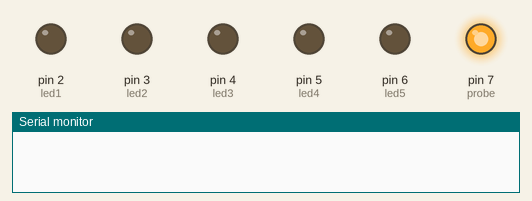
Bench run of a sketch on a simulated Arduino Uno, built with avr-gcc and run on an emulated ATmega328P. Shown: output pins drawn as LEDs (lit = HIGH), the last lines printed to the serial monitor.

Above: at 0.1 s.
At 1.1 s:
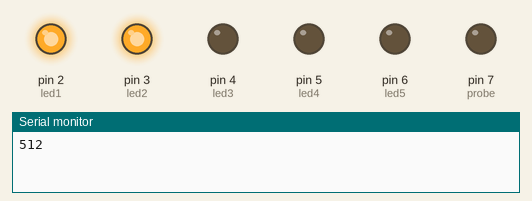
Timing chart, 0 to 2.6 s (numbered marks = the images above):
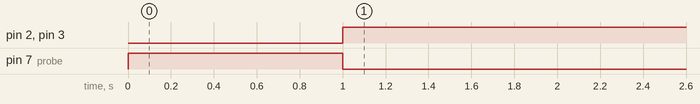

Measured:
- by itself, pin 2 (led1), pin 3 (led2): LOW → HIGH at 1.0 s
- by itself, pin 7 (probe): LOW → HIGH at 0.00 s, → LOW 1.0 s later

The sketch:

lifeForce-0000-ledTest.ino
```cpp
/*
  Innovativetom.com
  Flower Pot Soil Mosture Sensor

  A0 - Soil Mosture Sensor
  D2:D6 - LEDS 1,2,3,4,5
  LED1 - Green
  LED2 - Green
  LED3 - Green
  LED4 - YELLOW
  LED5 - RED

  Connect the Soil Mosture Sensor to anolog input pin 0, and your 5 led to digital out 2-6

*/
int led1 = 2;
int led2 = 3;
int led3 = 4;
int led4 = 5;
int led5 = 6;

int probe = 7;

int mostureSensor = 0;

void setup() {

  // Serial Begin so we can see the data from the mosture sensor in our serial input window.
  Serial.begin(9600);

  // setting the led pins to outputs
  pinMode(led1, OUTPUT);
  pinMode(led2, OUTPUT);
  pinMode(led3, OUTPUT);
  pinMode(led4, OUTPUT);
  pinMode(led5, OUTPUT);

  pinMode(probe, OUTPUT);

}

// the loop routine runs over and over again forever:
void loop() {

  // Power-up the probe and pause for the driver
  digitalWrite(probe, HIGH);
  delay(1000);

  // read the input on analog pin 0:
  int sensorValue = analogRead(mostureSensor);

  // print out the value you read:
  Serial.println(sensorValue);

  if (sensorValue >= 820) {

  // You can save few lines using bitWrite instead digitalWrite :)

    digitalWrite(led1, HIGH);
    digitalWrite(led2, HIGH);
    digitalWrite(led3, HIGH);
    digitalWrite(led4, HIGH);
    digitalWrite(led5, LOW);

  }
  else if (sensorValue >= 615  && sensorValue < 820) {

    digitalWrite(led1, HIGH);
    digitalWrite(led2, HIGH);
    digitalWrite(led3, HIGH);
    digitalWrite(led4, LOW);
    digitalWrite(led5, LOW);

  }
  else if (sensorValue >= 410 && sensorValue < 615) {

    digitalWrite(led1, HIGH);
    digitalWrite(led2, HIGH);
    digitalWrite(led3, LOW);
    digitalWrite(led4, LOW);
    digitalWrite(led5, LOW);

  }
  else if (sensorValue >= 250 && sensorValue < 410) {

    digitalWrite(led1, HIGH);
    digitalWrite(led2, LOW);
    digitalWrite(led3, LOW);
    digitalWrite(led4, LOW);
    digitalWrite(led5, LOW);
  }
  else if (sensorValue >= 0 && sensorValue < 250) {

    digitalWrite(led1, LOW);
    digitalWrite(led2, LOW);
    digitalWrite(led3, LOW);
    digitalWrite(led4, LOW);
    digitalWrite(led5, LOW);

  }

  // Power-down the probe
  digitalWrite(probe, LOW);
  delay(1800000); // wait half an hour

}
```
